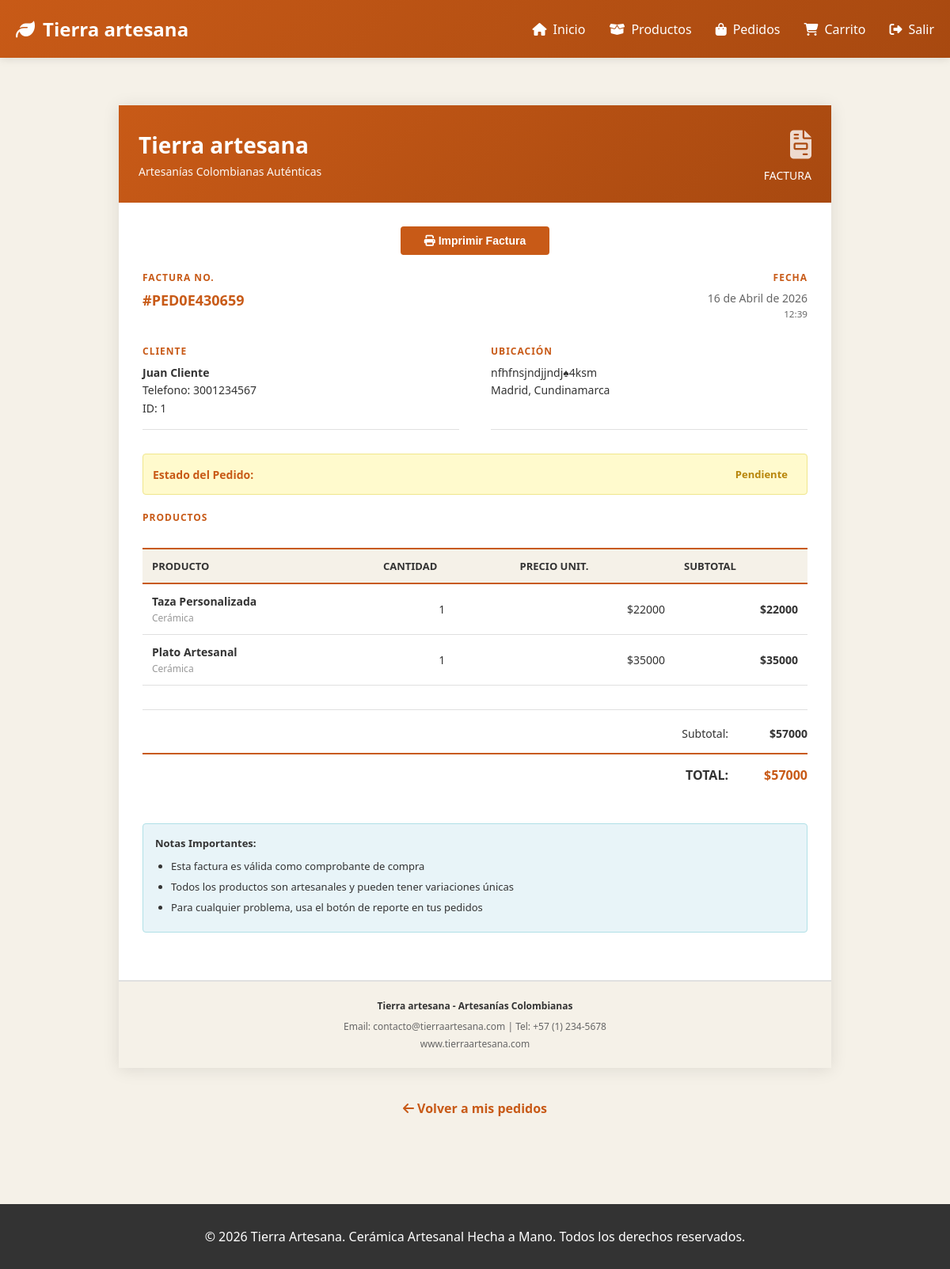
/confirmacion-compra/13/ (signed in), run on the app's committed database.
### tienda/models.py (models this page shows, shortened)
class Pedido(models.Model):
    ESTADOS = [
        ('pendiente', 'Pendiente'),
        ('procesando', 'Procesando'),
        ('enviado', 'Enviado'),
        ('entregado', 'Entregado'),
        ('cancelado', 'Cancelado'),
    ]
    METODOS_PAGO = [
        ('efectivo', 'Efectivo'),
        ('tarjeta', 'Tarjeta'),
        ('transferencia', 'Transferencia'),
    ]
    cliente = models.ForeignKey(Cliente, on_delete=models.CASCADE)
    numero_pedido = models.CharField(max_length=50, unique=True)
    fecha_pedido = models.DateTimeField(auto_now_add=True)
    estado = models.CharField(max_length=20, choices=ESTADOS, default='pendiente')
    metodo_pago = models.CharField(max_length=20, choices=METODOS_PAGO, default='efectivo', blank=True)
    total = models.DecimalField(max_digits=10, decimal_places=2)
    descuento = models.DecimalField(max_digits=10, decimal_places=2, default=0)
    costo_envio = models.DecimalField(max_digits=10, decimal_places=2, default=0)
    departamento = models.ForeignKey(Departamento, on_delete=models.SET_NULL, null=True, blank=True)
    municipio = models.ForeignKey(Municipio, on_delete=models.SET_NULL, null=True, blank=True)
    ciudad_entrega = models.CharField(max_length=100, blank=True)  # Para compatibilidad
    direccion_entrega = models.TextField()
    notas = models.TextField(blank=True)
    fecha_actualizacion = models.DateTimeField(auto_now=True)
    @property
    def total_final(self):
        return self.total + self.costo_envio - self.descuento

class Cliente(models.Model):
    user = models.OneToOneField(User, on_delete=models.CASCADE)
    telefono = models.CharField(max_length=20, blank=True)
    departamento = models.ForeignKey(Departamento, on_delete=models.SET_NULL, null=True, blank=True)
    municipio = models.ForeignKey(Municipio, on_delete=models.SET_NULL, null=True, blank=True)
    ciudad = models.CharField(max_length=100, blank=True)  # Para compatibilidad
    direccion = models.TextField(blank=True)
    fecha_registro = models.DateTimeField(auto_now_add=True)

class Municipio(models.Model):
    nombre = models.CharField(max_length=100)
    departamento = models.ForeignKey(Departamento, on_delete=models.CASCADE, related_name='municipios')
    codigo = models.CharField(max_length=10, blank=True)
    costo_envio = models.DecimalField(max_digits=10, decimal_places=2, default=15000)
    class Meta:
        unique_together = ('nombre', 'departamento')
        ordering = ['departamento', 'nombre']

class Departamento(models.Model):
    nombre = models.CharField(max_length=100, unique=True)
    codigo = models.CharField(max_length=5, unique=True)
    class Meta:
        ordering = ['nombre']

class DetallePedido(models.Model):
    pedido = models.ForeignKey(Pedido, on_delete=models.CASCADE, related_name='detalles')
    producto = models.ForeignKey(Producto, on_delete=models.SET_NULL, null=True)
    talla = models.CharField(max_length=20, blank=True, default='')
    cantidad = models.IntegerField()
    precio_unitario = models.DecimalField(max_digits=10, decimal_places=2)
    subtotal = models.DecimalField(max_digits=10, decimal_places=2)

class Producto(models.Model):
    nombre = models.CharField(max_length=200)
    descripcion = models.TextField()
    precio = models.DecimalField(max_digits=10, decimal_places=2)
    categoria = models.ForeignKey(Categoria, on_delete=models.SET_NULL, null=True, blank=True)
    cantidad_disponible = models.IntegerField()
    imagen = models.ImageField(upload_to='productos/', blank=True, null=True)
    tallas = models.CharField(max_length=200, blank=True, default='')
    fecha_creacion = models.DateTimeField(auto_now_add=True)
    activo = models.BooleanField(default=True)

class Categoria(models.Model):
    nombre = models.CharField(max_length=100)
    descripcion = models.TextField(blank=True)
    class Meta:
        verbose_name_plural = "Categorías"

### tienda/views.py (the view)
# urls.py: path('confirmacion-compra/<int:pedido_id>/', views.confirmacion_compra, name='confirmacion_compra'),
@login_required(login_url='iniciar_sesion')
def confirmacion_compra(request, pedido_id):
    cliente = get_object_or_404(Cliente, user=request.user)
    pedido = get_object_or_404(Pedido, id=pedido_id, cliente=cliente)
    context = {
        'pedido': pedido,
    }
    return render(request, 'tienda/confirmacion_compra.html', context)

### templates/tienda/confirmacion_compra.html (shortened to what this page needs)
{% extends 'tienda/base.html' %}
{% block content %}
<div class="factura-container">
    <div class="factura-header">
        <div class="factura-header-left">
            <h1>Tierra artesana</h1>
            <p>Artesanías Colombianas Auténticas</p>
        </div>
        <div class="factura-header-right">
            <div class="factura-badge"><i class="fas fa-file-invoice"></i></div>
            <div style="font-size: 14px; margin-top: 5px;">FACTURA</div>
        </div>
    </div>
    <div class="factura-content">
        <div class="print-button">
            <button onclick="window.print()"><i class="fas fa-print"></i> Imprimir Factura</button>
        </div>
        <div class="factura-info-row">
            <div>
                <div class="factura-info-title">FACTURA No.</div>
                <div class="numero-factura">#{{ pedido.numero_pedido }}</div>
            </div>
            <div style="text-align: right;">
                <div class="factura-info-title">FECHA</div>
                <div class="fecha-factura">{{ pedido.fecha_pedido|date:"d \d\e F \d\e Y" }}<br><small>{{ pedido.fecha_pedido|time:"H:i" }}</small></div>
            </div>
        </div>
        <div class="factura-info-row">
            <div class="factura-info-section">
                <div class="factura-info-title">CLIENTE</div>
                <div class="factura-info-data">
                    <strong>{{ pedido.cliente.user.get_full_name|default:pedido.cliente.user.username }}</strong><br>
                    Telefono: {{ pedido.cliente.telefono|default:'No registrado' }}<br>
                    ID: {{ pedido.cliente.id }}
                </div>
            </div>
            <div class="factura-info-section">
                <div class="factura-info-title">UBICACIÓN</div>
                <div class="factura-info-data">
                    {{ pedido.direccion_entrega|default:'No aplica' }}<br>
                    {% if pedido.municipio %}
                        {{ pedido.municipio.nombre }}, {{ pedido.municipio.departamento.nombre }}
                    {% elif pedido.ciudad_entrega %}
                        {{ pedido.ciudad_entrega }}
                    {% endif %}
                </div>
            </div>
        </div>
        <div class="estado-pedido">
            <span class="estado-label">Estado del Pedido:</span>
            <span class="estado-valor">{{ pedido.get_estado_display }}</span>
        </div>
        <div class="factura-info-title" style="margin-bottom: 15px;">PRODUCTOS</div>
        <table class="productos-table">
            <thead>
                <tr>
                    <th>Producto</th>
                    <th class="cantidad-unit">Cantidad</th>
                    <th class="precio-unit">Precio Unit.</th>
                    <th class="precio-unit">Subtotal</th>
                </tr>
            </thead>
            <tbody>
                {% for detalle in pedido.detalles.all %}
                <tr>
                    <td>
                        <div class="producto-nombre">{{ detalle.producto.nombre }}</div>
                        <div class="producto-categoria">{{ detalle.producto.categoria.nombre }}</div>
                    </td>
                    <td class="cantidad-unit">{{ detalle.cantidad }}</td>
                    <td class="precio-unit">${{ detalle.precio_unitario|floatformat:0 }}</td>
                    <td class="subtotal-item">${{ detalle.subtotal|floatformat:0 }}</td>
                </tr>
                {% endfor %}
            </tbody>
        </table>
        <div class="totales-section">
            <div class="totales-row">
                <div class="totales-row-label">Subtotal:</div>
                <div class="totales-row-valor">${{ pedido.total|floatformat:0 }}</div>
            </div>
            <div class="total-final">
                <div class="total-final-label">TOTAL:</div>
                <div class="total-final-valor">${{ pedido.total_final|floatformat:0 }}</div>
            </div>
        </div>
        {% if not admin_view %}
        <div class="notas-importantes">
            <div class="notas-titulo">Notas Importantes:</div>
            <ul class="notas-lista">
                <li>Esta factura es válida como comprobante de compra</li>
                <li>Todos los productos son artesanales y pueden tener variaciones únicas</li>
                <li>Para cualquier problema, usa el botón de reporte en tus pedidos</li>
            </ul>
        </div>
        {% endif %}
    </div>
    <div class="factura-footer">
        <div class="footer-empresa">Tierra artesana - Artesanías Colombianas</div>
        Email: contacto@tierraartesana.com | Tel: +57 (1) 234-5678<br>
        www.tierraartesana.com
    </div>
</div>
<div style="text-align: center; margin-top: 30px; margin-bottom: 30px;">
    {% if admin_view %}
        <a href="{% url 'facturas_lista' %}" style="color: #C85A17; text-decoration: none; font-weight: bold;"><i class="fas fa-arrow-left"></i> Volver a facturas</a>
    {% else %}
        <a href="{% url 'historial_pedidos' %}" style="color: #C85A17; text-decoration: none; font-weight: bold;"><i class="fas fa-arrow-left"></i> Volver a mis pedidos</a>
    {% endif %}
</div>
{% endblock %}

### templates/tienda/confirmacion_compra.html (style rules this page uses)
.factura-container { max-width: 900px; margin: 40px auto; background: white; padding: 0; box-shadow: 0 2px 20px rgba(0,0,0,0.1); font-family: 'Segoe UI', Arial, sans-serif; }
.factura-header { background: linear-gradient(135deg, #C85A17 0%, #A84910 100%); color: white; padding: 25px; display: flex; justify-content: space-between; align-items: center; }
.factura-header-left h1 { font-size: 28px; margin: 0; font-weight: bold; }
.factura-header-left p { margin: 5px 0 0 0; font-size: 14px; opacity: 0.95; }
.factura-header-right { text-align: right; }
.factura-badge { font-size: 36px; font-weight: bold; opacity: 0.8; }
.factura-content { padding: 30px; }
.factura-info-row { display: grid; grid-template-columns: 1fr 1fr; gap: 40px; margin-bottom: 30px; }
.factura-info-section { border-bottom: 1px solid #E0E0E0; padding-bottom: 15px; }
.factura-info-title { color: #C85A17; font-weight: bold; font-size: 12px; text-transform: uppercase; margin-bottom: 8px; letter-spacing: 1px; }
.factura-info-data { font-size: 14px; color: #333; line-height: 1.6; }
.factura-info-data strong { font-weight: 600; }
.numero-factura { font-size: 18px; color: #C85A17; font-weight: bold; }
.fecha-factura { font-size: 14px; color: #666; text-align: right; margin-top: 5px; }
.estado-pedido { background: #FFFACD; border: 1px solid #F0E68C; padding: 12px; border-radius: 4px; margin-bottom: 20px; display: flex; justify-content: space-between; align-items: center; }
.estado-label { color: #C85A17; font-weight: bold; font-size: 14px; }
.estado-valor { background: #FFFACD; color: #B8860B; padding: 4px 12px; border-radius: 3px; font-weight: bold; font-size: 13px; }
.productos-table { width: 100%; border-collapse: collapse; margin: 30px 0; }
.productos-table thead { background: #F5F1E8; border-top: 2px solid #C85A17; border-bottom: 2px solid #C85A17; }
.productos-table th { padding: 12px; text-align: left; color: #333; font-weight: bold; font-size: 13px; text-transform: uppercase; }
.productos-table td { padding: 12px; border-bottom: 1px solid #E0E0E0; font-size: 14px; }
.producto-nombre { font-weight: 600; color: #333; }
.producto-categoria { font-size: 12px; color: #999; margin-top: 3px; }
.totales-section { padding: 20px 0; border-top: 1px solid #E0E0E0; }
.totales-row { display: flex; justify-content: flex-end; margin-bottom: 10px; font-size: 14px; }
.totales-row-label { width: 150px; text-align: right; }
.totales-row-valor { width: 100px; text-align: right; font-weight: 600; color: #333; }
.total-final { display: flex; justify-content: flex-end; margin-top: 15px; padding-top: 15px; border-top: 2px solid #C85A17; }
.total-final-label { width: 150px; text-align: right; font-weight: bold; font-size: 16px; color: #333; }
.total-final-valor { width: 100px; text-align: right; font-weight: bold; font-size: 16px; color: #C85A17; }
.notas-importantes { background: #E8F4F8; border: 1px solid #B0E0E6; border-radius: 4px; padding: 15px; margin: 30px 0; }
.notas-titulo { font-weight: bold; color: #333; margin-bottom: 10px; font-size: 13px; }
.notas-lista { list-style: disc; margin-left: 20px; font-size: 13px; color: #333; line-height: 1.6; }
.notas-lista li { margin-bottom: 5px; }
.factura-footer { background: #F5F1E8; padding: 20px; text-align: center; border-top: 2px solid #E0E0E0; font-size: 12px; color: #666; line-height: 1.8; }
.footer-empresa { font-weight: bold; color: #333; margin-bottom: 5px; }
.print-button { text-align: center; margin-bottom: 20px; }
.print-button button { background: #C85A17; color: white; padding: 10px 30px; border: none; border-radius: 4px; font-size: 14px; cursor: pointer; font-weight: bold; }
.cantidad-unit { text-align: center; }
.precio-unit { text-align: right; }
.subtotal-item { text-align: right; font-weight: 600; }

### data on the page
Pedido: numero_pedido "PED0E430659", fecha_pedido "16 de Abril de 2026", fecha_pedido "12:39", cliente.user.get_full_name "Juan Cliente", cliente.telefono "3001234567", cliente.id "1", direccion_entrega "nfhfnsjndjjndj♠4ksm", municipio.nombre "Madrid", municipio.departamento.nombre "Cundinamarca", estado "Pendiente", total "57000", total_final "57000"
DetallePedido: producto.nombre "Taza Personalizada", producto.categoria.nombre "Cerámica", cantidad "1", precio_unitario "22000", subtotal "22000"
DetallePedido: producto.nombre "Plato Artesanal", producto.categoria.nombre "Cerámica", cantidad "1", precio_unitario "35000", subtotal "35000"
